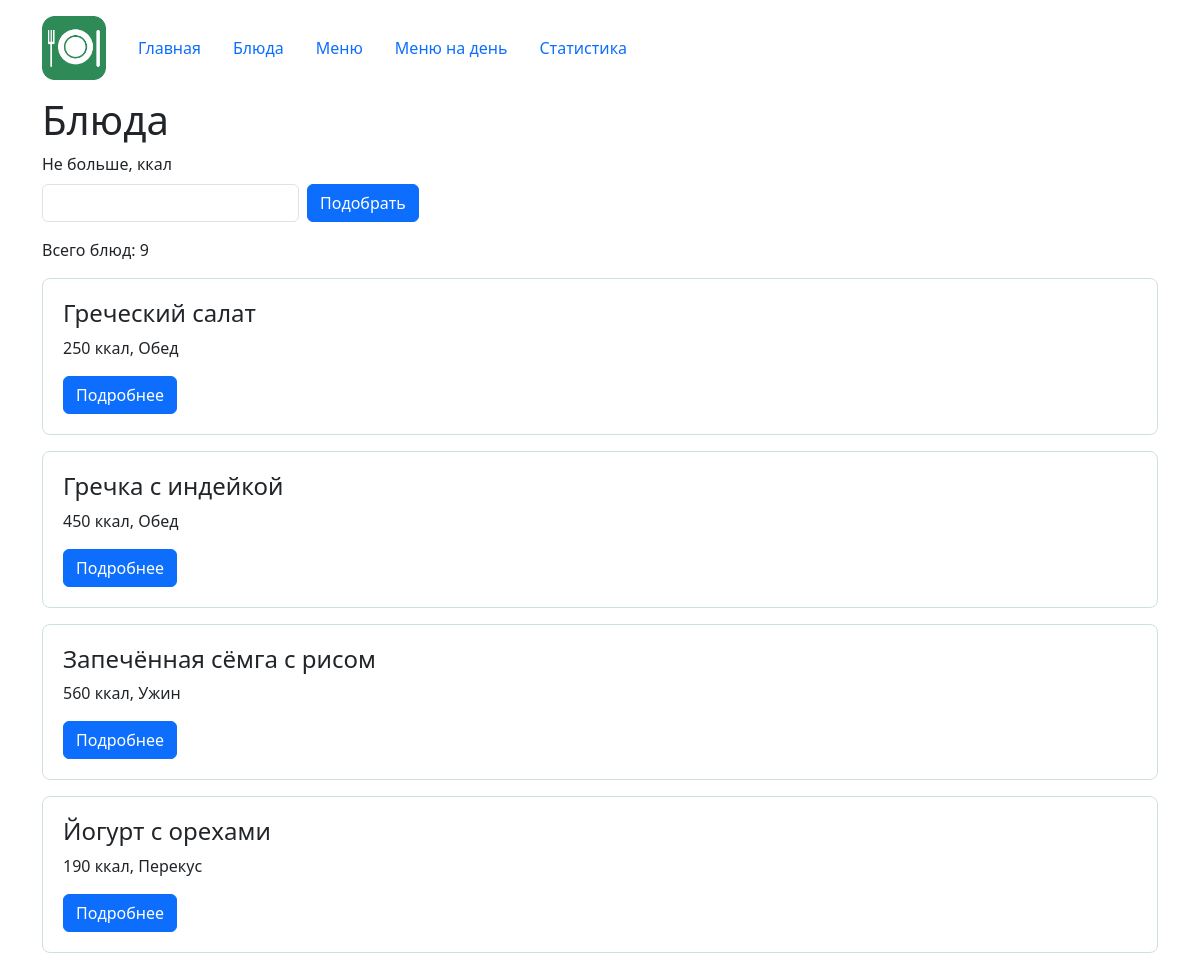
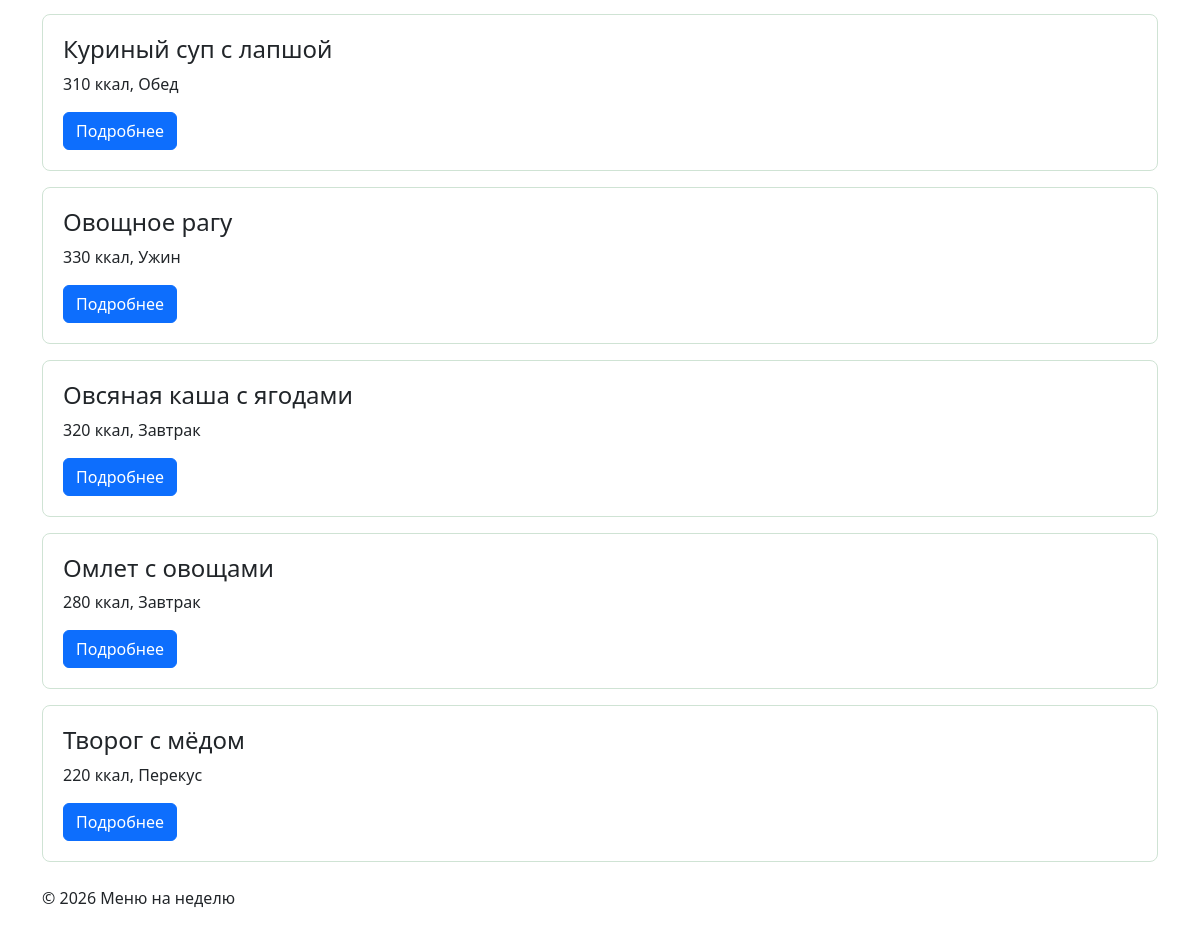
Screenshot of /dishes/ with the database file from the repository (2 pictures, top to bottom).
### dishes/views.py (the view)
# urls.py: path("", views.dish_list, name="list"),
def dish_list(request):
    max_calories = parse_positive_int(request.GET.get("max_calories"))
    if max_calories is None:
        dishes = fetch_all(DISHES_ALL_SQL)
    else:
        dishes = fetch_all(DISHES_UP_TO_SQL, [max_calories])
    context = {
        "dishes": dishes,
        "max_calories": max_calories,
        "bad_input": bool(request.GET.get("max_calories"))
        and max_calories is None,
    }
    return render(request, "dishes/dish_list.html", context)

### db/database.py (called while the page is built)
def get_connection(db_path: Optional[Path] = None) -> sqlite3.Connection:
    conn = sqlite3.connect(db_path or DB_PATH)
    conn.row_factory = sqlite3.Row
    conn.execute("PRAGMA foreign_keys = ON")
    return conn

def fetch_all(sql: str, params: Iterable = ()) -> List[sqlite3.Row]:
    conn = get_connection()
    try:
        return conn.execute(sql, tuple(params)).fetchall()
    finally:
        conn.close()

### dishes/views.py (called while the page is built)
def parse_positive_int(value):
    try:
        number = int(value)
    except (TypeError, ValueError):
        return None
    return number if number > 0 else None

### dishes/templates/dishes/dish_list.html (shortened to what this page needs)
{% extends "base.html" %}
{% block content %}
    <h1>Блюда</h1>
    <form method="get" class="row g-2 align-items-end mb-3">
        <div class="col-auto">
            <label for="max_calories" class="form-label">
                Не больше, ккал
            </label>
            <input
                type="number"
                min="1"
                id="max_calories"
                name="max_calories"
                class="form-control"
                value="{{ max_calories|default_if_none:'' }}"
            >
        </div>
        <div class="col-auto">
            <button type="submit" class="btn btn-primary">Подобрать</button>
        </div>
    </form>
    <p>
        {% if max_calories %}
            Блюд не больше {{ max_calories }} ккал: {{ dishes|length }}
        {% else %}
            Всего блюд: {{ dishes|length }}
        {% endif %}
    </p>
    {% for dish in dishes %}
        {% include "dishes/includes/dish_card.html" %}
    {% empty %}
        <p>Блюда не найдены.</p>
    {% endfor %}
{% endblock %}

### dishes/templates/dishes/includes/dish_card.html
<article class="card dish-card mb-3">
    <div class="card-body">
        <h2 class="card-title h4">
            {{ dish.name|default:"Без названия" }}
        </h2>
        <p class="card-text">
            {{ dish.calories }} ккал, {{ dish.dish_type|capfirst }}
        </p>
        <a
            href="{% url 'dishes:detail' dish.id %}"
            class="btn btn-primary"
        >
            Подробнее
        </a>
    </div>
</article>

### homepage/static/homepage/css/style.css (style rules this page uses)
body { min-height: 100vh; }
.dish-card { padding: 0.25rem; border: 1px solid #cfe3d4; border-radius: 8px; }

### rows the page displays
dishes: name "Греческий салат", calories "250", dish_type "Обед"
dishes: name "Гречка с индейкой", calories "450", dish_type "Обед"
dishes: name "Запечённая сёмга с рисом", calories "560", dish_type "Ужин"
dishes: name "Йогурт с орехами", calories "190", dish_type "Перекус"
dishes: name "Куриный суп с лапшой", calories "310", dish_type "Обед"
dishes: name "Овощное рагу", calories "330", dish_type "Ужин"
dishes: name "Овсяная каша с ягодами", calories "320", dish_type "Завтрак"
dishes: name "Омлет с овощами", calories "280", dish_type "Завтрак"
dishes: name "Творог с мёдом", calories "220", dish_type "Перекус"

### other values shown
{{ dishes|length }} "9"
